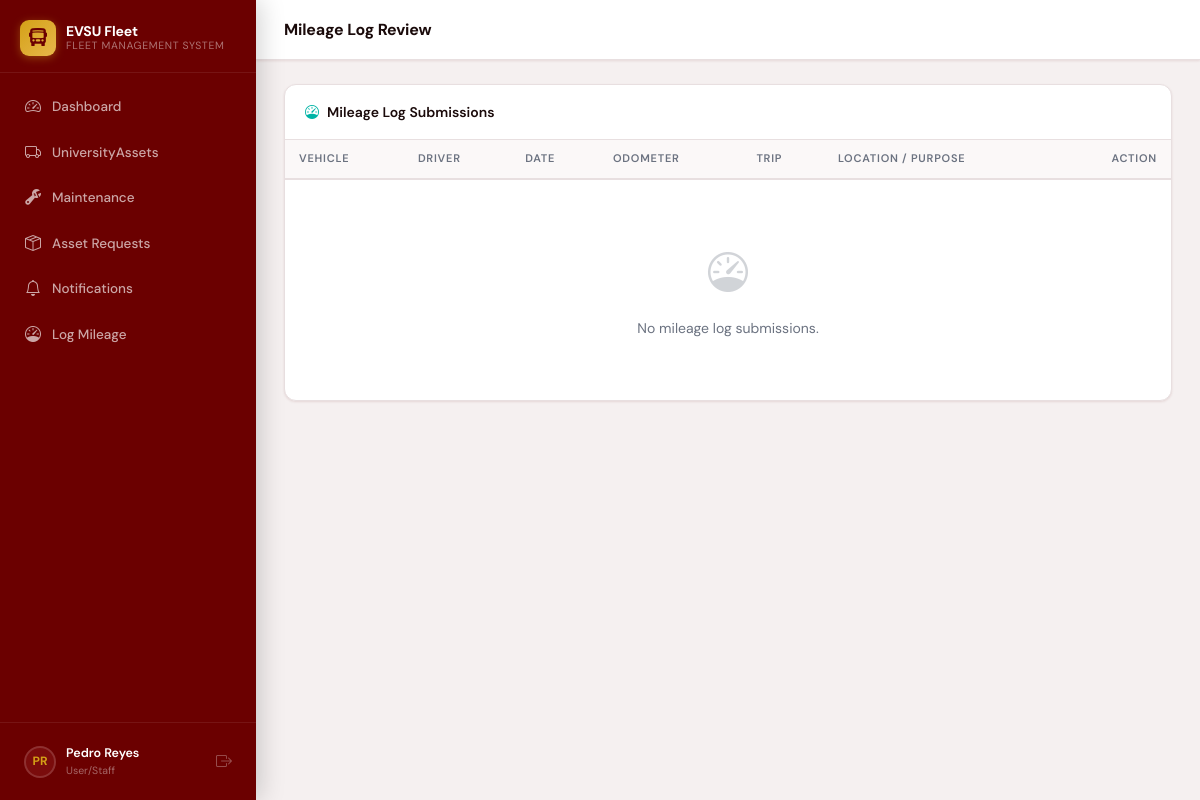
The page /mileage-logs/ (signed in) on the database as committed earlier.
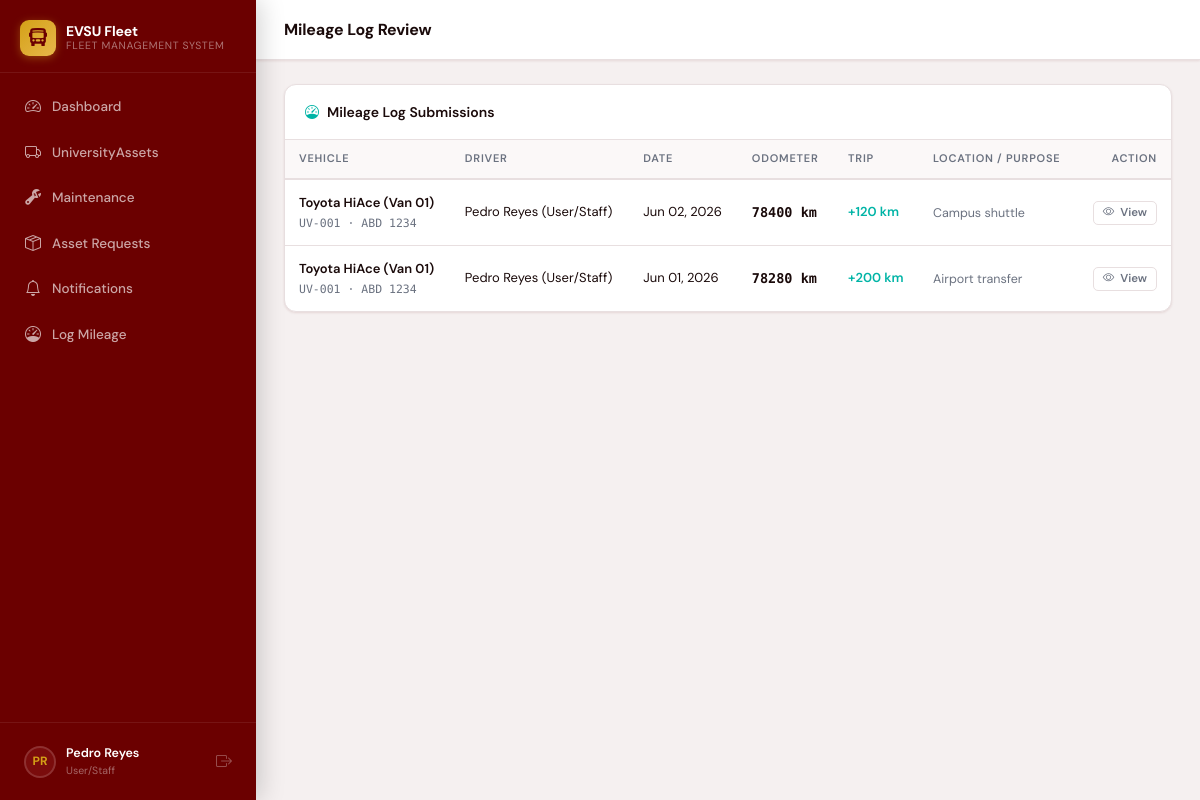
The same page on the database as committed later.
### assets/models.py (models this page shows, shortened)
class MileageLog(models.Model):
    STATUS_PENDING  = 'pending'
    STATUS_APPROVED = 'approved'
    STATUS_REJECTED = 'rejected'
    STATUS_CHOICES  = [
        (STATUS_PENDING,  'Pending Review'),
        (STATUS_APPROVED, 'Approved'),
        (STATUS_REJECTED, 'Rejected'),
    ]
    asset      = models.ForeignKey(Asset, on_delete=models.CASCADE, related_name='mileage_logs',
                                   limit_choices_to={'asset_type': AssetType.VEHICLE})
    driver     = models.ForeignKey(settings.AUTH_USER_MODEL, on_delete=models.SET_NULL, null=True,
                                   related_name='mileage_logs')
    odometer   = models.PositiveIntegerField(help_text='Odometer reading at submission (km)')
    trip_km    = models.PositiveIntegerField(default=0, help_text='Distance covered this trip (km)')
    log_date   = models.DateField(default=timezone.now)
    purpose    = models.CharField(max_length=200, blank=True)
    notes      = models.TextField(blank=True)
    created_at = models.DateTimeField(auto_now_add=True)
    status      = models.CharField(max_length=20, choices=STATUS_CHOICES,
                                   default=STATUS_PENDING, db_index=True)
    reviewed_by = models.ForeignKey(settings.AUTH_USER_MODEL, on_delete=models.SET_NULL,
                                    null=True, blank=True,
                                    related_name='reviewed_mileage_logs')
    review_notes = models.TextField(blank=True, help_text='Admin notes on approval/rejection')
    reviewed_at  = models.DateTimeField(null=True, blank=True)
    class Meta:
        ordering = ['-log_date', '-created_at']

class Asset(models.Model):
    asset_type      = models.CharField(max_length=20, choices=AssetType.choices, default=AssetType.VEHICLE, db_index=True)
    name            = models.CharField(max_length=200)
    asset_tag       = models.CharField(max_length=50, unique=True, blank=True, help_text='Auto-generated if left blank (e.g. EVSU-VH-00042)')
    make            = models.CharField(max_length=100, blank=True)
    model_name      = models.CharField('Model', max_length=100, blank=True)
    year            = models.PositiveSmallIntegerField(null=True, blank=True)
    serial_number   = models.CharField(max_length=100, blank=True)
    status          = models.CharField(max_length=20, choices=AssetStatus.choices, default=AssetStatus.AVAILABLE, db_index=True)
    department      = models.CharField(
        max_length=20,
        choices=Department.choices,
        blank=True,
        db_index=True,
    )
    location        = models.CharField(max_length=200, blank=True)
    procurement_cost  = models.DecimalField(max_digits=12, decimal_places=2, null=True, blank=True)
    current_value     = models.DecimalField(max_digits=12, decimal_places=2, null=True, blank=True)
    procurement_date  = models.DateField(null=True, blank=True)
    mileage         = models.PositiveIntegerField(default=0, help_text='Current odometer reading (km)')
    fuel_type       = models.CharField(max_length=30, blank=True)
    license_plate   = models.CharField(max_length=30, blank=True)
    next_service_km = models.PositiveIntegerField(null=True, blank=True, help_text='Odometer reading at next scheduled service')
    next_maintenance_date = models.DateField(null=True, blank=True, db_index=True)
    last_maintenance_date = models.DateField(null=True, blank=True)
    first_maintenance_date = models.DateField(null=True, blank=True, help_text='Date of first scheduled maintenance')
    maintenance_frequency  = models.CharField(
        max_length=20, choices=MaintenanceFrequency.choices,
        blank=True, help_text='How often maintenance should occur'
    )
    notes    = models.TextField(blank=True)
    created_at = models.DateTimeField(auto_now_add=True)
    updated_at = models.DateTimeField(auto_now=True)
    class Meta:
        ordering = ['asset_type', 'name']
        indexes = [
            models.Index(fields=['asset_type', 'status']),
            models.Index(fields=['next_maintenance_date']),
        ]

### accounts/models.py (models this page shows, shortened)
class User(AbstractUser):
    STAFF       = 'staff'
    AUDITOR     = 'auditor'
    MANAGER     = 'manager'
    MAINTENANCE = 'maintenance'
    ROLE_CHOICES = [
        (STAFF,       'User/Staff'),
        (AUDITOR,     'Auditor '),
        (MANAGER,     'Manager'),
        (MAINTENANCE, 'Maintenance Technician'),
    ]
    role = models.CharField(max_length=20, choices=ROLE_CHOICES, default=STAFF)
    profile_picture = models.ImageField(
        upload_to='profile_pictures/',
        null=True, blank=True,
        help_text='Profile photo'
    )
    department = models.CharField(
        max_length=20,
        choices=DEPARTMENT_CHOICES,
        blank=True,
        help_text='Department this user belongs to (required for Staff role)',
    )
    phone = models.CharField(max_length=30, blank=True)
    license_number = models.CharField(max_length=50, blank=True, help_text='Driver license #')
    class Meta:
        verbose_name = 'User'
        ordering = ['last_name', 'first_name']
    def __str__(self):
        return f'{self.get_full_name() or self.username} ({self.get_role_display()})'
    @property
    def is_manager(self):
        return self.role == self.MANAGER
    @property
    def is_auditor(self):
        return self.role == self.AUDITOR
    @property
    def is_staff_role(self):
        return self.role == self.STAFF
    @property
    def is_maintenance(self):
        return self.role == self.MAINTENANCE

### assets/views.py (the view)
# urls.py: path('mileage-logs/',                 views.mileage_log_list,       name='mileage_log_list'),
@login_required
def mileage_log_list(request):
    qs = MileageLog.objects.select_related('asset','driver').order_by('-log_date')
    if request.user.is_staff_role:
        qs = qs.filter(driver=request.user)
    status_filter = request.GET.get('status','')
    if status_filter:
        qs = qs.filter(status=status_filter)
    counts = {
        'all':      qs.count(),
        'pending':  qs.filter(status='pending').count(),
        'approved': qs.filter(status='approved').count(),
        'rejected': qs.filter(status='rejected').count(),
    }
    paginator = Paginator(qs, 20)
    page = paginator.get_page(request.GET.get('page'))
    return render(request, 'assets/mileage_log_list.html',
                  {'logs': page, 'status_filter': status_filter, 'counts': counts})

### assets/context_processors.py (called while the page is built)
def pending_asset_requests(request):
    if request.user.is_authenticated and hasattr(request.user, 'is_manager') and request.user.is_manager:
        return {'pending_nav_count': AssetRequest.objects.filter(status=AssetRequestStatus.PENDING).count()}
    return {'pending_nav_count': 0}

def maintenance_unread_notifications(request):
    if request.user.is_authenticated:
        count = MaintenanceNotification.objects.filter(recipient=request.user, is_read=False).count()
        return {'maintenance_notif_count': count}
    return {'maintenance_notif_count': 0}

def asset_request_unread_notifications(request):
    if request.user.is_authenticated and hasattr(request.user, 'is_staff_role') and request.user.is_staff_role:
        count = AssetRequestNotification.objects.filter(recipient=request.user, is_read=False).count()
        return {'asset_request_notif_count': count}
    return {'asset_request_notif_count': 0}

### templates/assets/mileage_log_list.html (shortened to what this page needs)
{% extends "base.html" %}
{% block page_title %}Mileage Log Review{% endblock %}
{% block content %}
<div class="card">
  <div class="card-header">
    <div class="card-header-icon">
      <i class="bi bi-speedometer" style="color:var(--teal)"></i>
      Mileage Log Submissions
    </div>
  </div>
  <table class="data-table">
    <thead>
      <tr>
        <th>Vehicle</th>
        <th>Driver</th>
        <th>Date</th>
        <th>Odometer</th>
        <th>Trip</th>
        <th>Location / Purpose</th>
        <th style="text-align:right">Action</th>
      </tr>
    </thead>
    <tbody>
      {% for log in logs %}
      <tr>
        <td>
          <div style="font-weight:600;font-size:13px">{{ log.asset.name }}</div>
          <div style="font-size:11.5px;color:var(--text-muted);font-family:'DM Mono',monospace">
            {{ log.asset.asset_tag }}{% if log.asset.license_plate %} · {{ log.asset.license_plate }}{% endif %}
          </div>
        </td>
        <td style="font-size:13px">{{ log.driver|default:"—" }}</td>
        <td style="font-size:13px;white-space:nowrap">{{ log.log_date|date:"M d, Y" }}</td>
        <td style="font-family:'DM Mono',monospace;font-weight:600;font-size:13.5px">{{ log.odometer }} km</td>
        <td style="font-size:13px;color:var(--teal);font-weight:600">
          {% if log.trip_km %}+{{ log.trip_km }} km{% else %}—{% endif %}
        </td>
        <td style="max-width:180px;font-size:12.5px;color:var(--text-muted)">
          {% if log.purpose %}<div>{{ log.purpose }}</div>{% endif %}
        </td>
        <td style="text-align:right;white-space:nowrap">
          <a href="{% url 'mileage_log_review' log.pk %}" class="btn btn-xs btn-outline">
            <i class="bi bi-eye"></i> View
          </a>
        </td>
      </tr>
      {% empty %}
      <tr>
        <td colspan="8">
          <div class="empty-state">
            <i class="bi bi-speedometer"></i>
            <p>No mileage log submissions{% if status_filter %} with status "{{ status_filter }}"{% endif %}.</p>
          </div>
        </td>
      </tr>
      {% endfor %}
    </tbody>
  </table>
</div>
{% endblock %}

Rows that differ between the two databases and show on the page:
added MileageLog: asset.name "Toyota HiAce (Van 01)", asset.asset_tag "UV-001", asset.license_plate "ABD 1234", driver "Pedro Reyes (User/Staff)", log_date "Jun 02, 2026", odometer "78400", trip_km "120", purpose "Campus shuttle"
added MileageLog: asset.name "Toyota HiAce (Van 01)", asset.asset_tag "UV-001", asset.license_plate "ABD 1234", driver "Pedro Reyes (User/Staff)", log_date "Jun 01, 2026", odometer "78280", trip_km "200", purpose "Airport transfer"
Other text that changed with them:
text no longer shown: "No mileage log submissions ."
